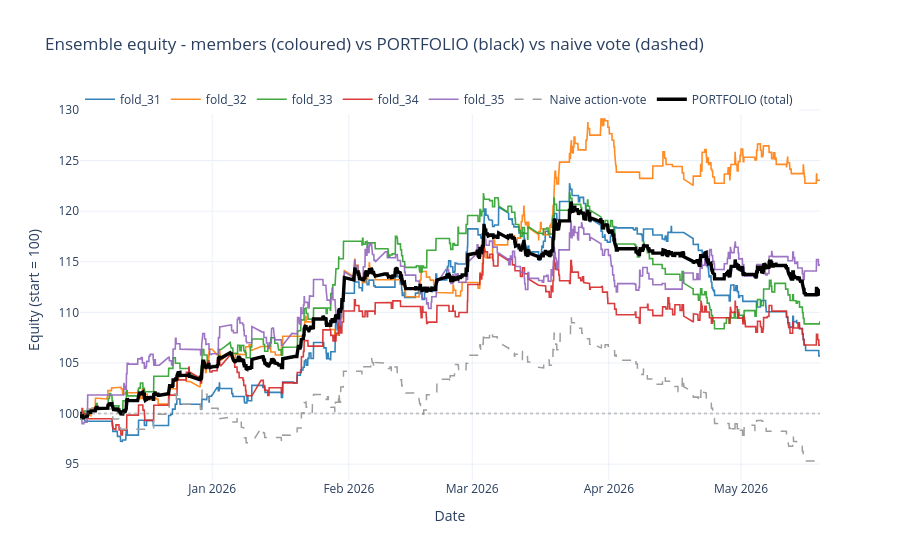

The notebook cell this image was saved under:
### Markdown cell above
## 8 · Equity curves — members (coloured) vs portfolio (black)

### Code cell
import plotly.graph_objects as go

# distinct colour per member; portfolio total in black; naive vote dashed grey
COLORS = ["#1f77b4", "#ff7f0e", "#2ca02c", "#d62728", "#9467bd",
          "#8c564b", "#e377c2", "#17becf", "#bcbd22", "#7f7f7f"]

fig = go.Figure()
for k, lbl in enumerate(labels):
    eq = member_eq[lbl]["equity"].astype(float)
    fig.add_trace(go.Scatter(
        x=eq.index, y=eq / eq.iloc[0] * 100, mode="lines", name=lbl,
        line=dict(color=COLORS[k % len(COLORS)], width=1.6), opacity=0.9))

ne = naive_eq["equity"].astype(float)
fig.add_trace(go.Scatter(
    x=ne.index, y=ne / ne.iloc[0] * 100, mode="lines", name="Naive action-vote",
    line=dict(color="#9e9e9e", width=1.5, dash="dash")))

pe = portfolio_eq["equity"].astype(float)
fig.add_trace(go.Scatter(
    x=pe.index, y=pe / pe.iloc[0] * 100, mode="lines", name="PORTFOLIO (total)",
    line=dict(color="black", width=3.4)))

fig.add_hline(y=100, line_dash="dot", line_color="gray", opacity=0.4)
fig.update_layout(
    title="Ensemble equity - members (coloured) vs PORTFOLIO (black) vs naive vote (dashed)",
    template="plotly_white", height=560, hovermode="x unified",
    yaxis_title="Equity (start = 100)", xaxis_title="Date",
    legend=dict(orientation="h", y=1.04, x=0))
save_html(fig, OUT / "01_equity_comparison.html"); fig.show()

### Figure 1 — Plotly figure (JSON) as saved in the notebook; plotly's stock layout.template omitted (floating-point values rounded to 4 significant figures; data arrays with more than 128 entries replaced by an {"elided": "..."} marker saying what was removed)
{"data": [{"line": {"color": "#1f77b4", "width": 1.6}, "mode": "lines", "name": "fold_31", "opacity": 0.9, "type": "scatter", "x": {"elided": "2683 str values"}, "y": {"elided": "2683 float values"}}, {"line": {"color": "#ff7f0e", "width": 1.6}, "mode": "lines", "name": "fold_32", "opacity": 0.9, "type": "scatter", "x": {"elided": "2683 str values"}, "y": {"elided": "2683 float values"}}, {"line": {"color": "#2ca02c", "width": 1.6}, "mode": "lines", "name": "fold_33", "opacity": 0.9, "type": "scatter", "x": {"elided": "2683 str values"}, "y": {"elided": "2683 float values"}}, {"line": {"color": "#d62728", "width": 1.6}, "mode": "lines", "name": "fold_34", "opacity": 0.9, "type": "scatter", "x": {"elided": "2683 str values"}, "y": {"elided": "2683 float values"}}, {"line": {"color": "#9467bd", "width": 1.6}, "mode": "lines", "name": "fold_35", "opacity": 0.9, "type": "scatter", "x": {"elided": "2683 str values"}, "y": {"elided": "2683 float values"}}, {"line": {"color": "#9e9e9e", "dash": "dash", "width": 1.5}, "mode": "lines", "name": "Naive action-vote", "type": "scatter", "x": {"elided": "2683 str values"}, "y": {"elided": "2683 float values"}}, {"line": {"color": "black", "width": 3.4}, "mode": "lines", "name": "PORTFOLIO (total)", "type": "scatter", "x": {"elided": "2683 str values"}, "y": {"elided": "2683 float values"}}], "layout": {"height": 560, "hovermode": "x unified", "legend": {"orientation": "h", "x": 0, "y": 1.04}, "shapes": [{"line": {"color": "gray", "dash": "dot"}, "opacity": 0.4, "type": "line", "x0": 0, "x1": 1, "xref": "x domain", "y0": 100, "y1": 100, "yref": "y"}], "title": {"text": "Ensemble equity - members (coloured) vs PORTFOLIO (black) vs naive vote (dashed)"}, "xaxis": {"title": {"text": "Date"}}, "yaxis": {"title": {"text": "Equity (start = 100)"}}}}
